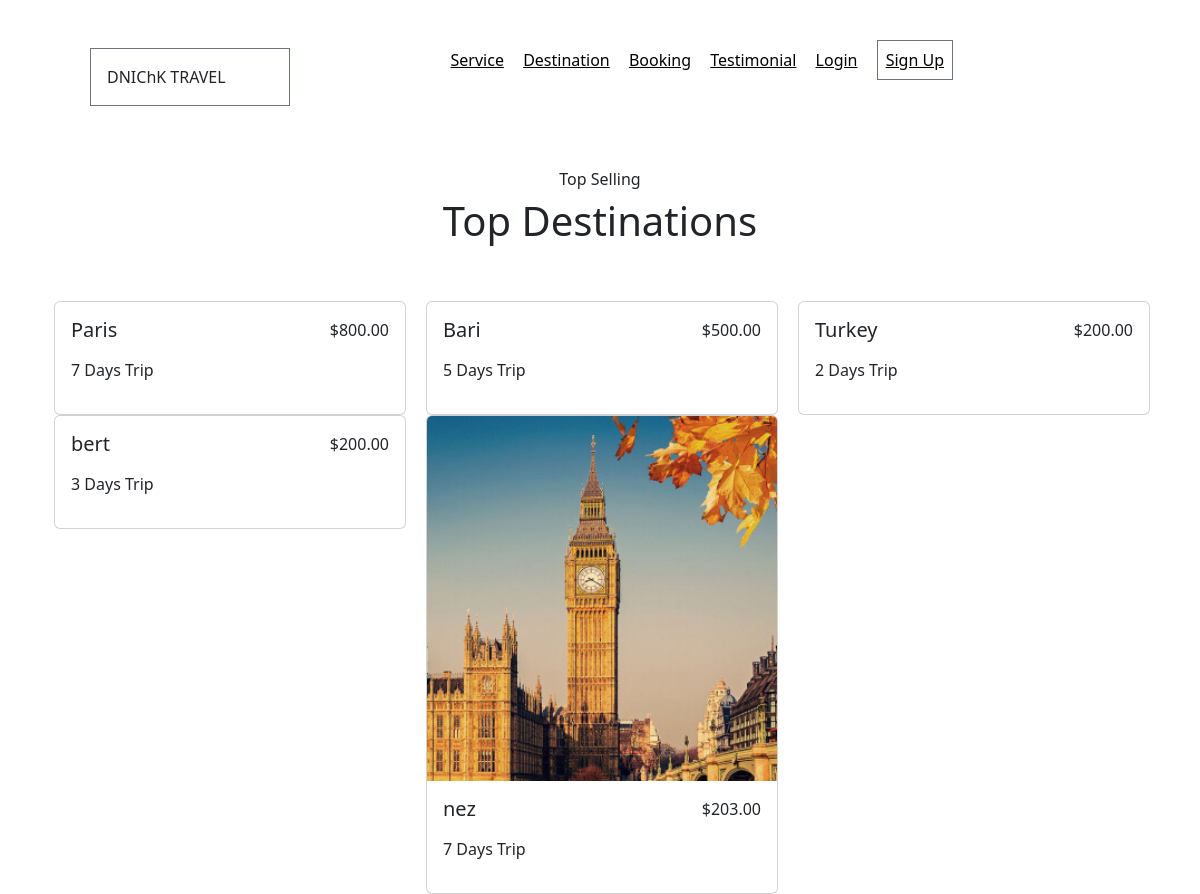
The app's page /index/ with its own data.
### myapp/models.py (models this page shows, shortened)
class Travel(models.Model):
    destination = models.CharField(max_length=20)
    price = models.DecimalField(max_digits=8, decimal_places=2)
    duration = models.PositiveIntegerField()
    image = models.ImageField(upload_to='images/', null=True, blank=True)
    tour_guide = models.ForeignKey(TourGuide, on_delete=models.SET_NULL, null=True, blank=True)

### myapp/views.py (the view)
# urls.py: path('index/', views.index, name='index'),
def index(request):
    destinations = Travel.objects.all()
    return render(request, "index.html", {"destinations": destinations})

### templates/index.html
{% extends 'base.html' %}
{% load static %}
{% block content %}
<div class="container-md text-center pt-5">
  <h6>Top Selling</h6>
  <h1>Top Destinations</h1>
</div>
<div class="container-fluid pt-5">
  <div class="row row-cols-3">
    {% for destination in destinations %}
    <div class="col">
      <div class="card" style="width: 22rem;">
          {% if destination.image %}
            <img src="{{ destination.image.url }}" class="card-img-top" alt="...">
          {% endif %}
          <div class="card-body">
            <div class="row row-cols-2">
              <div class="col">
                <h5 class="card-title">{{ destination.destination }}</h5>
              </div>
              <div class="col">
                <p class="text-end">${{ destination.price }}</p>
              </div>
            </div>
            <p>{{ destination.duration }} Days Trip</p>
          </div>
      </div>
    </div>
    {% endfor %}
  </div>
</div>
{% endblock %}

### templates/base.html (shortened to what this page needs)
<!DOCTYPE html>
<html lang="en">
<head>
    <link href="https://cdn.jsdelivr.net/npm/bootstrap@5.3.8/dist/css/bootstrap.min.css" rel="stylesheet">
</head>
<body>
    <div class="container-md pt-5">
        <div class="row row-cols-2">
            <div class="col-4">
                <p class="border border-secondary ms-5 p-3" style="width: 200px;">DNIChK TRAVEL</p>
            </div>
            <div class="col text-end">
                <a href="#">Service</a>
                <a href="{% url 'add_destination' %}">Destination</a>
                <a href="#">Booking</a>
                <a href="#">Testimonial</a>
                <a href="#">Login</a>
                <a href="#" class="border border-secondary p-2">Sign Up</a>
            </div>
        </div>
    </div>
    <div class="container">
        {% block content %} {% endblock %}
    </div>
</body>
</html>

### templates/base.html (style rules this page uses)
a { color: black; margin-right:15px; }

### records on screen
Travel: destination "Paris", price "800.00", duration "7"
Travel: destination "Bari", price "500.00", duration "5"
Travel: destination "Turkey", price "200.00", duration "2"
Travel: destination "bert", price "200.00", duration "3"
Travel: image (picture), destination "nez", price "203.00", duration "7"
